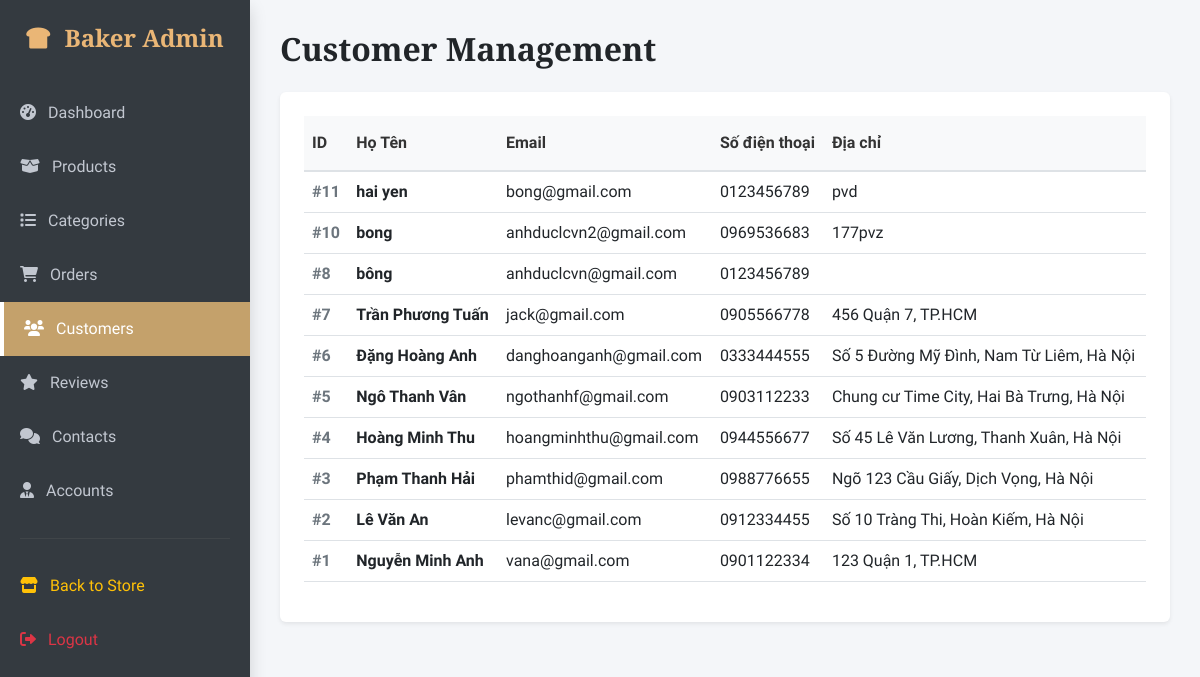
Before: /admin/index.php?page=customers (signed in) with the older database file.
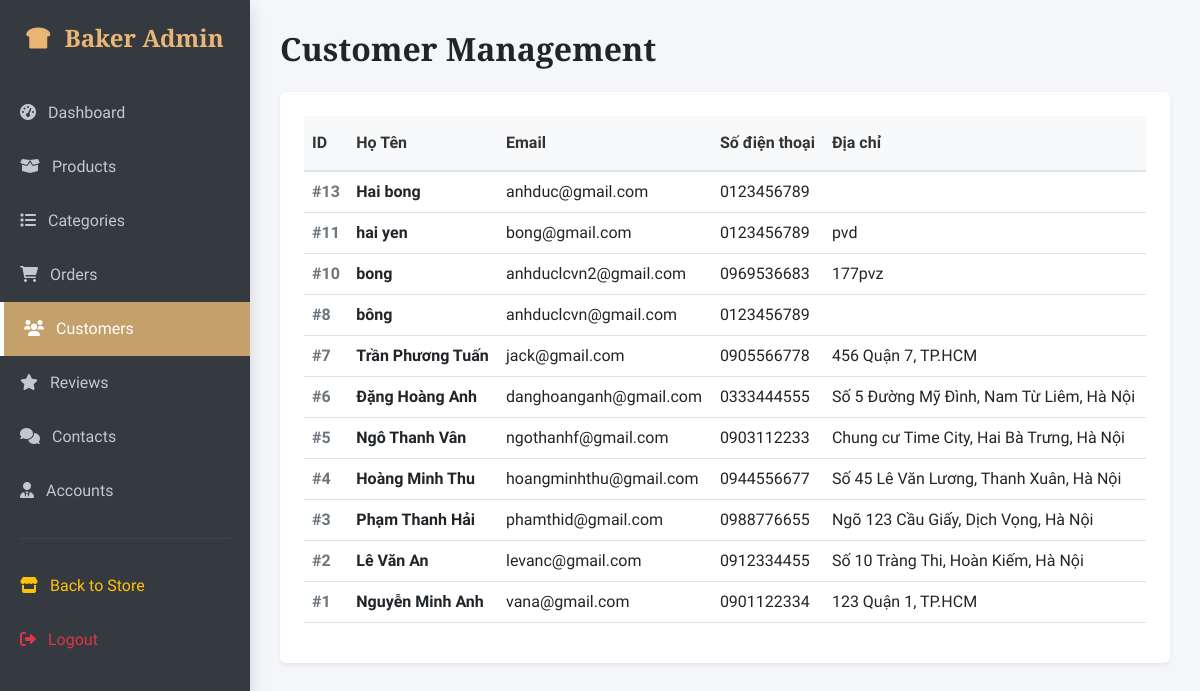
After: the same page with the newer database file.
### tables this page shows
CREATE TABLE `customers` (
  `customer_id` int(11) NOT NULL,
  `full_name` varchar(100) NOT NULL,
  `address` text DEFAULT NULL,
  `phone_number` varchar(15) DEFAULT NULL,
  `email` varchar(100) DEFAULT NULL
);

### app/controllers/AdminCustomerController.php (called while the page is built)
<?php
class AdminCustomerController {
    private $db;
    public function __construct($db) { $this->db = $db; }
  public function index() {
    $sql = "SELECT * FROM customers ORDER BY customer_id DESC";
    $customers = mysqli_query($this->db, $sql);
    require_once '../admin/views/customer_list.php';
}
}

### admin/views/customer_list.php (the view)
<h2 class="fw-bold mb-4">Customer Management <span class="badge bg-danger fs-6 ms-2"></span></h2>
<div class="card shadow-sm border-0 p-4">
    <div class="table-responsive">
        <table class="table table-hover align-middle">
            <thead class="table-dark"><tr><th>ID</th><th>Họ Tên</th><th>Email</th><th>Số điện thoại</th><th>Địa chỉ</th></tr></thead>
            <tbody>
                <?php
                if ($customers && mysqli_num_rows($customers) > 0) {
                    while ($row = mysqli_fetch_assoc($customers)) {
                        $c_id = $row['customer_id'] ?? $row['id'] ?? 'N/A';
                        $c_name = $row['full_name'] ?? 'N/A';
                        $c_email = $row['email'] ?? 'N/A';
                        $c_phone = $row['phone_number'] ?? 'N/A';
                        $c_address = $row['address'] ?? 'N/A';
                        echo "<tr><td class='text-secondary fw-bold'>#{$c_id}</td><td class='fw-bold'>{$c_name}</td><td>{$c_email}</td><td>{$c_phone}</td><td>{$c_address}</td></tr>";
                    }
                } else { echo "<tr><td colspan='5' class='text-center py-4 text-muted'>Chưa có khách hàng nào trong hệ thống.</td></tr>"; }
                ?>
            </tbody>
        </table>
    </div>
</div>

Changed rows visible on the page:
added customers: customer_id "13", full_name "Hai bong", email "anhduc@gmail.com", phone_number "0123456789"
